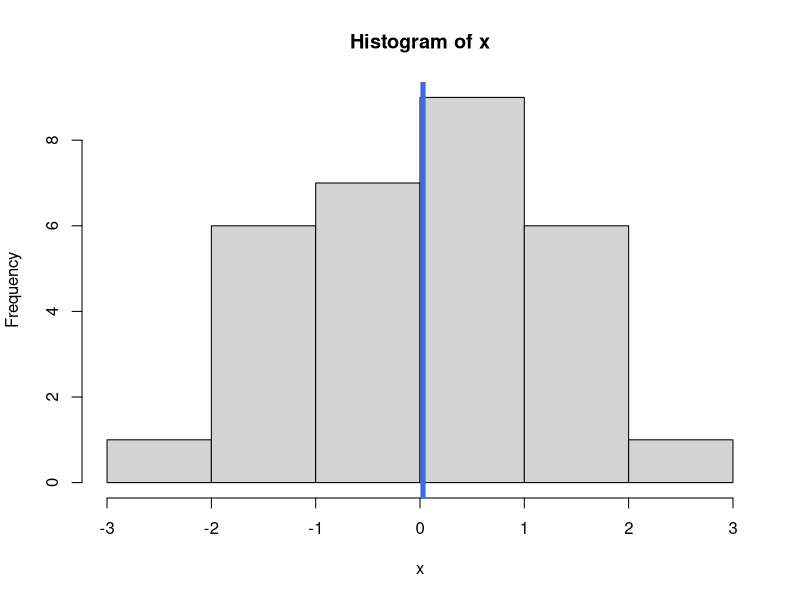
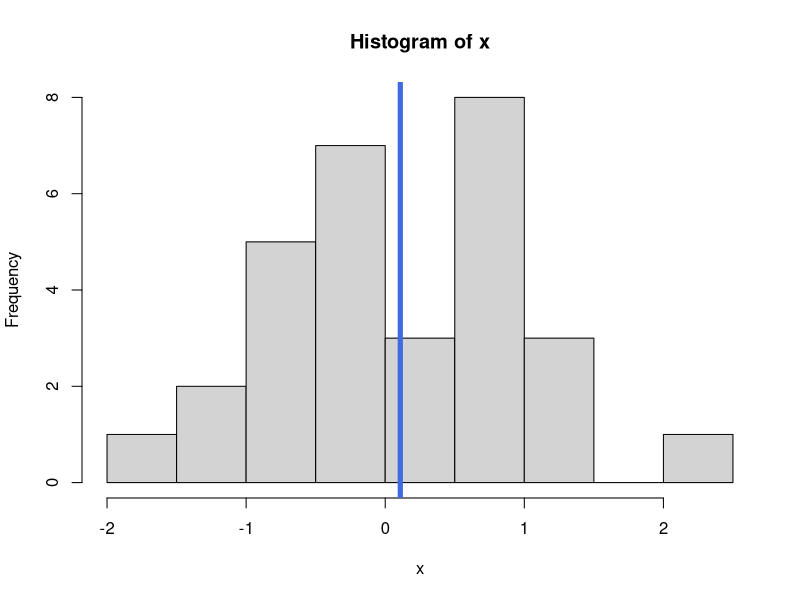
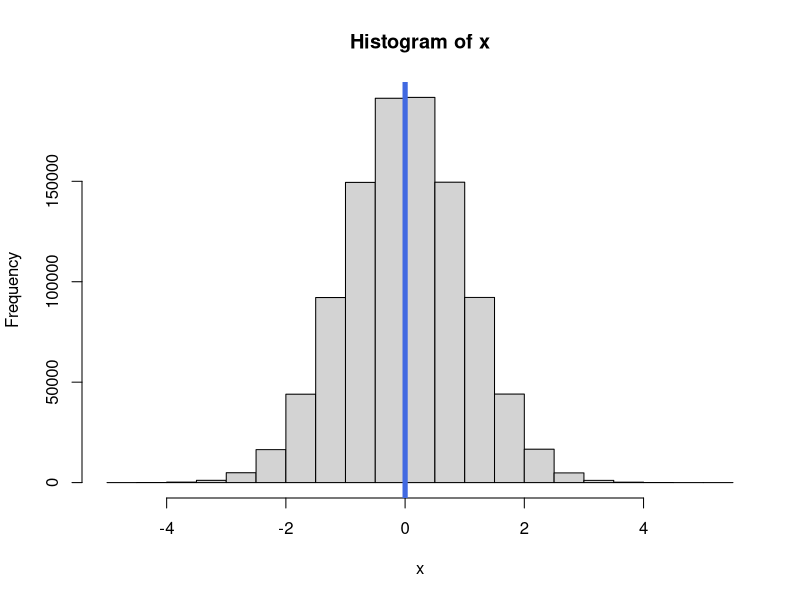
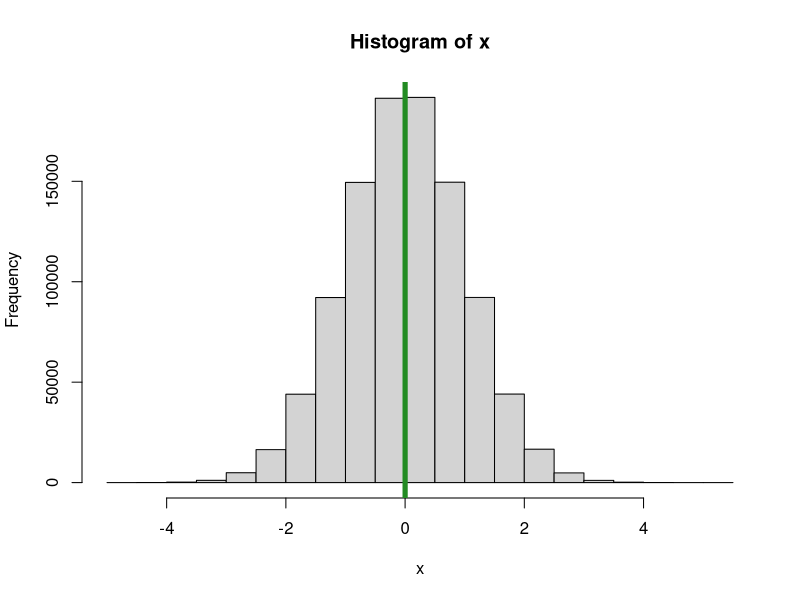
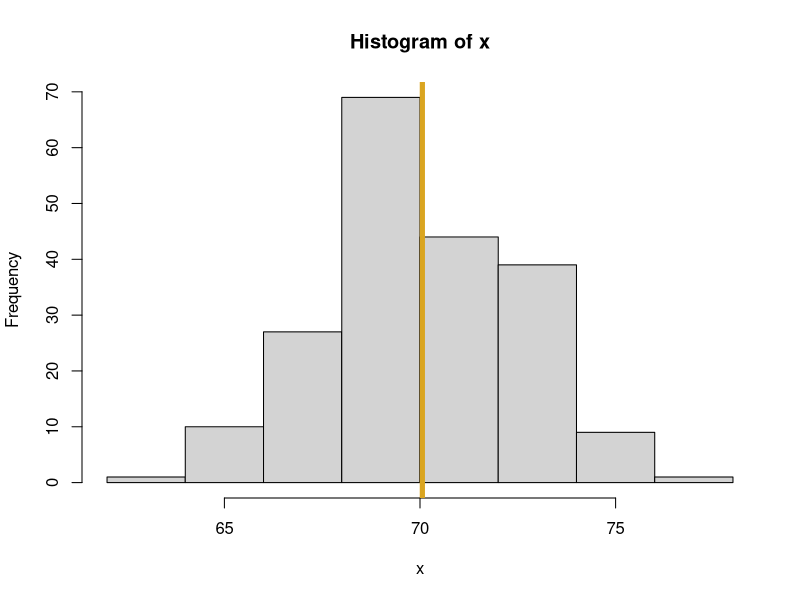

Generate these figures, in order, with R:
#* plotRandomHistogram.r
#* 
#* Author: Trent Irwin
#* 
#* Purpose: 
#*        A function that will generagter
#*        a sample of normal observations 
#*        and plot the hitogram of that data
#*        
#* Inputs:
#*        num_pts = the number of observations
#*                  to randomly generate
#*        mu = the theoretical mean of the normal
#*             distribution that generates my data
#*        sigma = the theoretical standard deviation
#*        seed = an optional random number generator
#*               seed value, defaults to NULL
#*        meanColor = color of the line corresponding
#*                    to the sample mean of the data
#* Output:
#*        A histogram of the gernerated data 
#*           is drawn. 
#*        A list with the following elements:
#*           Random_obs = a vector with teh randomly 
#*                        generated data
#*           Mean_Random_obs = sample mean corresponding to the 
#*                             randomly generated data 
#*           SD_Random_obs = corresponding standard deviation     

plotRandom <- function(num_pts = 30, mu = 0, sigma = 1,
                       seed=NULL, meanColor = "royalblue") {
  set.seed(seed)
  x <- rnorm(num_pts, mean = mu, sd = sigma)
  mean_x <- mean(x)
  hist(x)
  abline(v=mean_x, lwd=5, col=meanColor)
  
  ## In R, in a function, the output from
  ## the last line is automatically returned
  list(Random_obs = x,
       Mean_Random_obs= mean_x,
       SD_Random_obs= sd(x))
} 


plotRandom()
plotRandom(seed = 19)
plotRandom(seed = 19, num_pts = 1000000)
plotRandom(seed = 19, num_pts = 1000000,
           meanColor = "forestgreen")

my_output <- plotRandom(seed = 5, num_pts = 200, mu=70,
                        sigma= 2.5, meanColor = "goldenrod")
my_output$Mean_Random_obs
